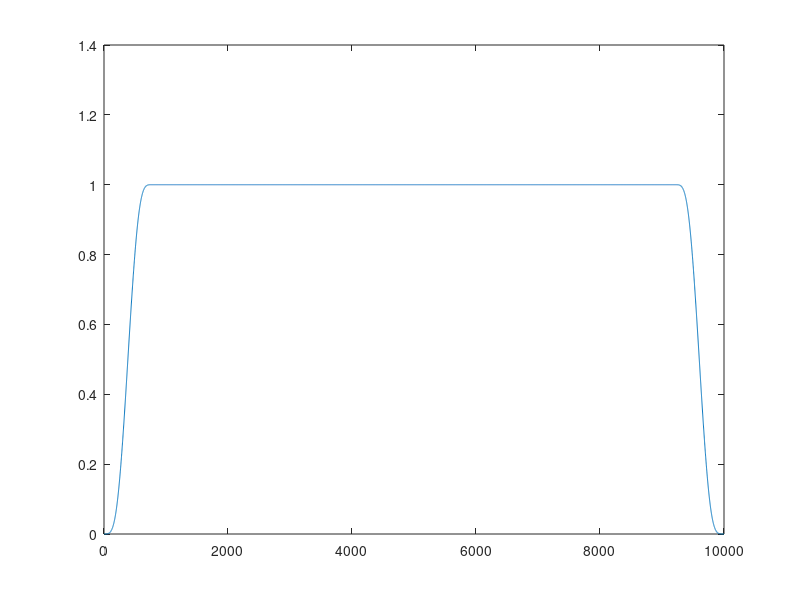

Source code (MATLAB): (Note: this script raises an error after producing the figure.)
% Teste la fonction cgt

disp('%%%%%%%%%%%%%%%%%%%%%%%%%%%%%%%%%%%%%%%%%%%%%%%%%%%%')
close all
clear all

L = 1e4;
Nw = 2^10;
window = 1;
switch window
    case 1
        R = Nw/4;
        g = hanning(Nw,'periodic')/sqrt(1.5);
    case 2
        R = Nw/2;
        g = sqrt(hanning(Nw,'periodic'));
end
% g = hilbert(g);

K = floor((L-Nw)/R+1);
G = zeros(L,1);
ind = 1;
for k = 1:K
    G(ind:ind+Nw-1) = G(ind:ind+Nw-1) + g.^2;
    ind = ind + R;
end
figure
plot(G)

t = 0:L-1;     
% x = chirp(t,0,L-1,.5);
x = chirp(t,0,L-1,.5,'q');
% x = ones(L,1);
x = x(:);
disp('cgt:'),tic,
c = cgt(x,g,R);
toc
figure,
imagesc(abs(c)),axis xy

disp('igt:'),tic,
[xr,w] = igt(c,g,R);
xr = real(xr);
w = real(w);
% [xr,w] = igt(c,g,R,10:50);
% xr = 2*real(xr);
toc
figure
subplot(211),plot(x(1:length(xr))),hold on,plot(x(1:length(xr)).*w/max(w),'g'),plot(real(xr),':r')
% max(imag(xr))/max(real(xr))
% subplot(212),plot(abs(fft(x))),hold on,plot(abs(fft(real(xr))),':r')
subplot(212),plot(real(xr)-x(1:length(xr)).*w/max(w)),
return

%%%%%%%%%%%%%%%%%%%%%%%%%%%%%%%%%%%%%%%%%%
disp('dgt:'),tic,c=dgt(x,g,R,Nw);toc
disp('idgt:'),tic,xr=idgt(c,g,R,Nw);toc
